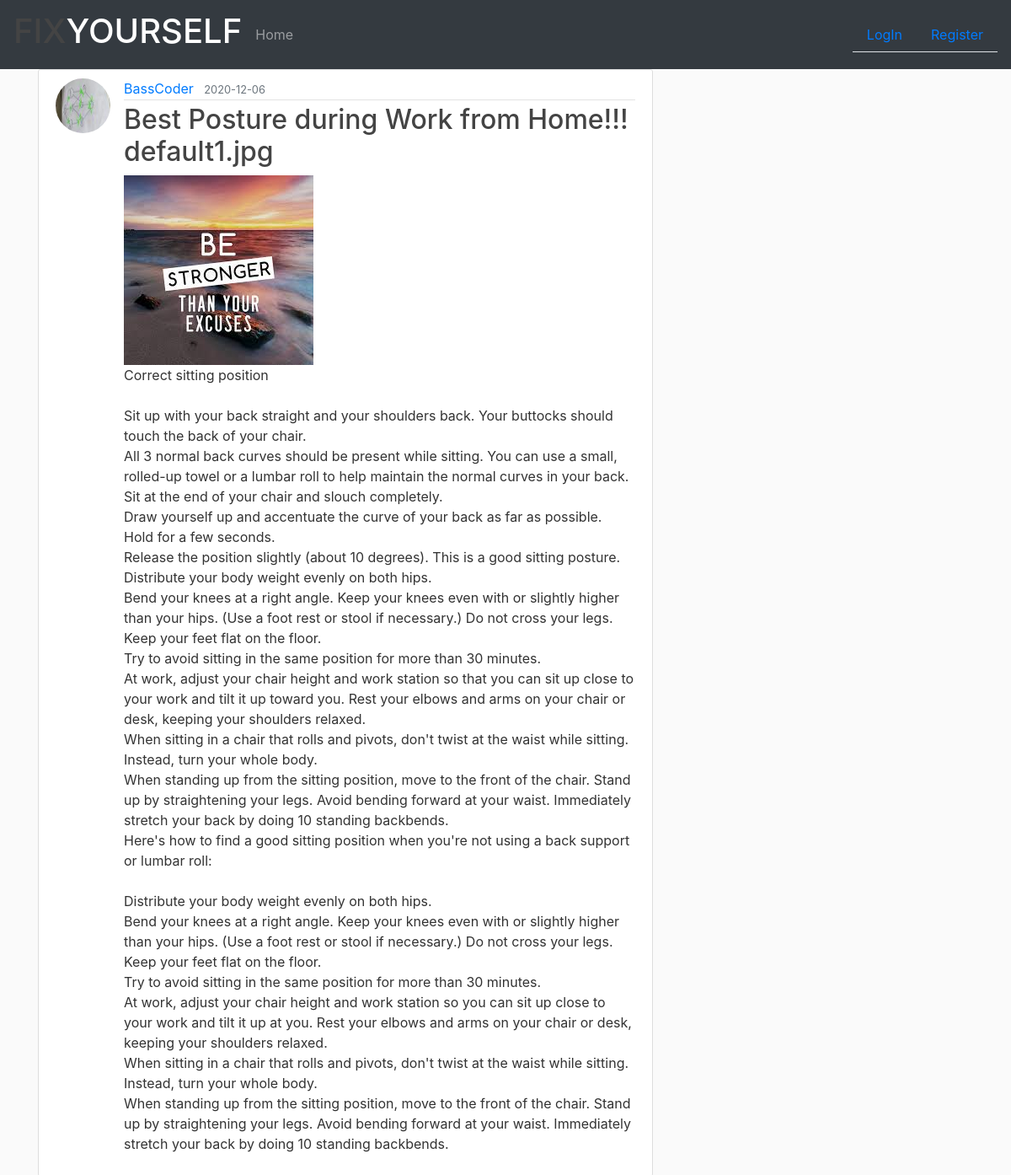
Screenshot of /post/2 with the database file from the repository.
### se_hackethon_project/models.py (models this page shows, shortened)
class User(db.Model,UserMixin):
    id = db.Column(db.Integer,primary_key=True)
    name = db.Column(db.String(20),nullable=False)
    email = db.Column(db.String(120),unique=True,nullable=False)
    image_file = db.Column(db.String(20),nullable=False,default = 'default.jpg')
    password = db.Column(db.String(60),nullable=False)
    posts = db.relationship('Post', backref='author', lazy=True)
    feedbacks = db.relationship('Feedback',backref='customer',lazy=True)

class Post(db.Model):
    id = db.Column(db.Integer,primary_key = True)
    title = db.Column(db.String(100),nullable = False)
    date_posted = db.Column(db.DateTime,nullable = False,default = datetime.utcnow)
    content = db.Column(db.Text,nullable=False)
    image_file = db.Column(db.String(20),nullable=False,default = 'default1.jpg')
    user_id = db.Column(db.Integer, db.ForeignKey('user.id'), nullable=False)

### se_hackethon_project/routes.py (the view)
@app.route("/post/<int:post_id>")
def post(post_id):
    post = Post.query.get_or_404(post_id)
    return render_template('post.html', title=post.title, post=post)

### se_hackethon_project/templates/post.html (shortened to what this page needs)
{% extends 'layout.html' %}
{% block content %}
  <article class="media content-section">
    <img class="rounded-circle article-img" src="{{ url_for('static',filename = 'profile_pics/' + post.author.image_file) }}">
    <div class="media-body">
      <div class="article-metadata">
        <a class="mr-2" href="{{ url_for('user_posts',username=post.author.name) }}">{{ post.author.name }}</a>
        <small class="text-muted">{{ post.date_posted.strftime("%Y-%m-%d") }}</small>
      </div>
      <h2 class="article-title">{{ post.title }} {{post.image_file}}</h2>
      <img src="{{ url_for('static',filename = 'profile_pics/' + post.image_file) }}" alt="Post Picture">
      <p class="article-content">{{ post.content }}</p>
    </div>
  </article>
{% endblock content %}

### se_hackethon_project/static/main.css (style rules this page uses)
body { background: #fafafa; color: #333333; }
h1, h2, h3, h4, h5, h6 { color: #444444; }
.content-section { background: #ffffff; padding: 10px 20px; border: 1px solid #dddddd; border-radius: 3px; margin-bottom: 20px; }
.article-title { color: #444444; }
.article-content { white-space: pre-line; }
.article-img { height: 65px; width: 65px; margin-right: 16px; }
.article-metadata { padding-bottom: 1px; margin-bottom: 4px; border-bottom: 1px solid #e3e3e3 }

### rows the page displays
User: image_file (picture), author.name "BassCoder"
Post: date_posted "2020-12-06", title "Best Posture during Work from Home!!!", image_file "default1.jpg", image_file (placeholder picture), content "Correct sitting position Sit up with your back straight and your shoulders back. Your buttocks should touch the back of your chair. All 3 normal back curves should be present while sitting. You can use a small, rolled-up towel or a lumbar roll to help maintain the normal curves in your back. Sit at the end of your chair and slouch completely. Draw yourself up and accentuate the curve of your back as far as possible. Hold for a few seconds. Release the position slightly (about 10 degrees). This is a good sitting posture. Distribute your body weight evenly on both hips. Bend your knees at a right angle. Keep your knees even with or slightly higher than your hips. (Use a foot rest or stool if…"
